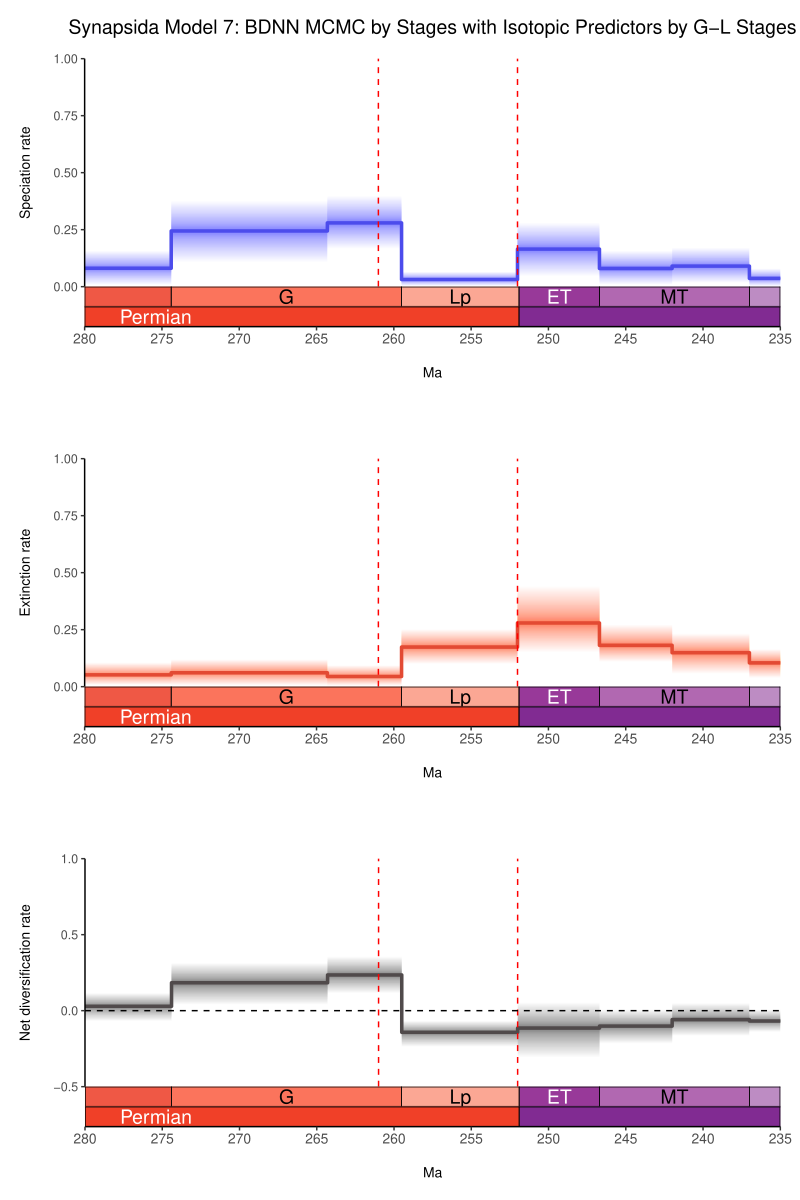

Write the R code that produced this figure.
library(ggplot2)
library(scales)
library(gridExtra)
library(deeptime)
library(gtable)
library(grid)

##############  PREPPING DATA VECTORS, COPY IN THE PATH TO THE RTT SCRIPT
rtt_text <- readLines("C:\\Users\\SimoesLabAdmin\\Documents\\pt_diversity_rates\\updated_occurrence_analyses\\model_7\\isotopic_gl_stages\\synapsida\\combined_10_RTT.r", warn = FALSE)

# Search for lines in rtt_text that contain any of the vectors we need
# Note that vectors in BDNN, RJMCMC, and non-BDNN/non-RJMCMC models have different names, so we'll need to do some transformations and conditionals
# age = time (should be negative, descending, so -1, -2, for ex)
# L = Speciation, M = extinction, R = netdiversification, M95 = max 95% HPD, m95 = min 95% HPD, mean = rate (central line)

# Searching for NON-BDNN, NON-RJMCMC VECTORS
L_hpd_m95 <- grep("^\\s*L_hpd_m95\\s*=", rtt_text, value = TRUE)
L_hpd_M95 <- grep("^\\s*L_hpd_M95\\s*=", rtt_text, value = TRUE)
L_mean <- grep("^\\s*L_mean\\s*=", rtt_text, value = TRUE)
M_hpd_m95 <- grep("^\\s*M_hpd_m95\\s*=", rtt_text, value = TRUE)
M_hpd_M95 <- grep("^\\s*M_hpd_M95\\s*=", rtt_text, value = TRUE)
M_mean <- grep("^\\s*M_mean\\s*=", rtt_text, value = TRUE)
R_hpd_m95 <- grep("^\\s*R_hpd_m95\\s*=", rtt_text, value = TRUE)
R_hpd_M95 <- grep("^\\s*R_hpd_M95\\s*=", rtt_text, value = TRUE)
R_mean <- grep("^\\s*R_mean\\s*=", rtt_text, value = TRUE)
age <- grep("^\\s*age\\s*=", rtt_text, value = TRUE)

# Searching for BDNN VECTORS
time_vec <- grep("^\\s*time_vec\\s*=", rtt_text, value = TRUE)
sp_mean <- grep("^\\s*sp_mean\\s*=", rtt_text, value = TRUE)
ex_mean <- grep("^\\s*ex_mean\\s*=", rtt_text, value = TRUE)
div_mean <- grep("^\\s*div_mean\\s*=", rtt_text, value = TRUE)
sp_lwr <- grep("^\\s*sp_lwr\\s*=", rtt_text, value = TRUE)
ex_lwr <- grep("^\\s*ex_lwr\\s*=", rtt_text, value = TRUE)
div_lwr <- grep("^\\s*div_lwr\\s*=", rtt_text, value = TRUE)
sp_upr <- grep("^\\s*sp_upr\\s*=", rtt_text, value = TRUE)
ex_upr <- grep("^\\s*ex_upr\\s*=", rtt_text, value = TRUE)
div_upr <- grep("^\\s*div_upr\\s*=", rtt_text, value = TRUE)

# Search for RJMCMC VECTORS
time <- grep("^\\s*time\\s*=", rtt_text, value = TRUE)
rate <- grep("^\\s*rate\\s*=", rtt_text, value = TRUE)
minHPD <- grep("^\\s*minHPD\\s*=", rtt_text, value = TRUE)
maxHPD <- grep("^\\s*maxHPD\\s*=", rtt_text, value = TRUE)
# All the RJMCMC div vectors have net_ prefix
net_rate <- grep("^\\s*net_rate\\s*=", rtt_text, value = TRUE)  
net_minHPD <- grep("^\\s*net_minHPD\\s*=", rtt_text, value = TRUE)
net_maxHPD <- grep("^\\s*net_maxHPD\\s*=", rtt_text, value = TRUE)

# Execute NON-BDNN, NON-RJMCMC vectors only if all those vectors were found/exist
if (length(L_hpd_m95) > 0 && length(L_hpd_M95) > 0 && length(L_mean) > 0 &&
    length(M_hpd_m95) > 0 && length(M_hpd_M95) > 0 && length(M_mean) > 0 &&
    length(R_hpd_m95) > 0 && length(R_hpd_M95) > 0 && length(R_mean) > 0 &&
    length(age) > 0) {
  
  eval(parse(text = L_hpd_m95))
  eval(parse(text = L_hpd_M95))
  eval(parse(text = L_mean))
  eval(parse(text = M_hpd_m95))
  eval(parse(text = M_hpd_M95))
  eval(parse(text = M_mean))
  eval(parse(text = R_hpd_m95))
  eval(parse(text = R_hpd_M95))
  eval(parse(text = R_mean))
  eval(parse(text = age))
  
  print("Non-BDNN, Non-RJMCMC vectors loaded successfully.")
  
  # Execute BDNN vectors only if all those vectors were found/exist AND the first condition was not met
} else if (length(time_vec) > 0 && length(sp_mean) > 0 && length(ex_mean) > 0 &&
           length(div_mean) > 0 && length(sp_lwr) > 0 && length(ex_lwr) > 0 &&
           length(div_lwr) > 0 && length(sp_upr) > 0 && length(ex_upr) > 0 &&
           length(div_upr) > 0) {
  
  eval(parse(text = time_vec))
  time_vec <- -time_vec  # Convert to negative time for plotting  
  eval(parse(text = sp_mean))
  eval(parse(text = ex_mean))
  eval(parse(text = div_mean))
  eval(parse(text = sp_lwr))
  eval(parse(text = ex_lwr))
  eval(parse(text = div_lwr))
  eval(parse(text = sp_upr))
  eval(parse(text = ex_upr))
  eval(parse(text = div_upr))
  # Now reverse all of these vectors
  time_vec <- rev(time_vec)
  sp_mean <- rev(sp_mean)
  ex_mean <- rev(ex_mean)
  div_mean <- rev(div_mean)
  sp_lwr <- rev(sp_lwr)
  ex_lwr <- rev(ex_lwr)
  div_lwr <- rev(div_lwr)
  sp_upr <- rev(sp_upr)
  ex_upr <- rev(ex_upr)
  div_upr <- rev(div_upr)
  # RENAME the BDNN vectors to match the NON-BDNN, Non-RJMCMC vectors so that the following graphing code works
  L_hpd_m95 <- sp_lwr
  L_hpd_M95 <- sp_upr
  L_mean <- sp_mean
  M_hpd_m95 <- ex_lwr
  M_hpd_M95 <- ex_upr
  M_mean <- ex_mean
  R_hpd_m95 <- div_lwr
  R_hpd_M95 <- div_upr
  R_mean <- div_mean
  age <- time_vec
  
  print("BDNN vectors loaded successfully.")
  
  # Execute RJMCMC vectors only if all those vectors were found/exist AND the previous conditions were not met
} else if (length(time) > 2 && length(rate) > 2 && length(minHPD) > 2 &&
           length(maxHPD) > 2) {
  # The grep found multiple lines, so we need to parse them
  # Parse and create numbered variables for each of the vars found
  for (i in seq_along(rate)) {
    rhs <- sub("^\\s*rate\\s*=\\s*", "", rate[i])
    assign(paste0("rate_", i), eval(parse(text = rhs)))
  }
  
  for (i in seq_along(minHPD)) {
    rhs <- sub("^\\s*minHPD\\s*=\\s*", "", minHPD[i])
    assign(paste0("minHPD_", i), eval(parse(text = rhs)))
  }
  
  for (i in seq_along(maxHPD)) {
    rhs <- sub("^\\s*maxHPD\\s*=\\s*", "", maxHPD[i])
    assign(paste0("maxHPD_", i), eval(parse(text = rhs)))
  }
  
  L_mean <- rate_1
  M_mean <- rate_2
  L_hpd_m95 <- minHPD_1
  L_hpd_M95 <- maxHPD_1
  M_hpd_m95 <- minHPD_2
  M_hpd_M95 <- maxHPD_2
  
  age <- eval(parse(text = sub("^\\s*time\\s*=\\s*", "", grep("^\\s*time\\s*=", rtt_text, value = TRUE)[1])))
  R_mean <- eval(parse(text = sub("^\\s*net_rate\\s*=\\s*", "", grep("^\\s*net_rate\\s*=", rtt_text, value = TRUE))))
  R_hpd_m95 <- eval(parse(text = sub("^\\s*net_minHPD\\s*=\\s*", "", grep("^\\s*net_minHPD\\s*=", rtt_text, value = TRUE))))
  R_hpd_M95 <- eval(parse(text = sub("^\\s*net_maxHPD\\s*=\\s*", "", grep("^\\s*net_maxHPD\\s*=\\s*", rtt_text, value = TRUE))))
  
  print("RJMCMC vectors loaded successfully.")
  
} else {
  print("No complete set of vectors found in the provided RTT script.")
}

# Mass extinction events
perm_trias_extinction <- -252 
guadalupian_extinction <- -261

# Custom tick positions
x_ticks <- seq(-300, -200, by=5) ###################### CHANGE THIS TO MODIFY X TICKS
x_tick_labels <- abs(x_ticks)

# Modified plot_RTT function that returns data for ggplot
get_RTT_data <- function(age, hpd_M, hpd_m, mean_m, color) {
    N <- 100
    beta <- (1:(N-1))/N
    alpha_shape <- 0.25
    cat <- 1-(beta^(1./alpha_shape))
    
    # Create data frame for the polygons
    poly_data <- data.frame()
    
    for (i in 1:(N-1)) {
        trans <- 1/N + 2/N
        upper <- hpd_M-((hpd_M-mean_m)*cat[i])
        lower <- hpd_m+((mean_m-hpd_m)*cat[i])
        
        temp_df <- data.frame(
            age = c(age, rev(age)),
            y = c(upper, rev(lower)),
            group = i,
            alpha = trans
        )
        poly_data <- rbind(poly_data, temp_df)
    }
    
    return(list(poly_data = poly_data, mean_data = data.frame(age = age, y = mean_m)))
}

# Create plotting data for each rate
L_data <- get_RTT_data(age, L_hpd_M95, L_hpd_m95, L_mean, "#4c4cec")
M_data <- get_RTT_data(age, M_hpd_M95, M_hpd_m95, M_mean, "#e34a33")
R_data <- get_RTT_data(age, R_hpd_M95, R_hpd_m95, R_mean, "#504A4B")

# Function to create each plot with smooth polygons and geological timescale
create_plot_with_geo <- function(poly_data, mean_data, color, title, ylab, ylim, show_x_axis = FALSE) {
  # Create main plot
  main_plot <- ggplot() +
    # Plot the HPD intervals with transparency gradient
    geom_polygon(data = poly_data, 
                aes(x = age, y = y, group = group, alpha = alpha), 
                fill = color, na.rm = TRUE) +
    # Plot the mean line
    geom_line(data = mean_data, 
             aes(x = age, y = y), 
             color = color, size = 1.2, lineend = "round") +
    # Add mass extinction lines
    geom_vline(xintercept = guadalupian_extinction, 
               color = "red", linetype = "dashed") +
    geom_vline(xintercept = perm_trias_extinction, 
               color = "red", linetype = "dashed", size = 0.5) +
    # Custom x-axis
    scale_x_continuous(breaks = x_ticks, labels = if(show_x_axis) x_tick_labels else NULL, 
                      limits = c(-300, -200), name = if(show_x_axis) "Ma" else NULL) +
    # Labels and titles
    labs(title = title, y = ylab) +
    # Set y limits with coord_cartesian for smooth polygons
    coord_cartesian(ylim = ylim, xlim = c(-300, -200), expand = FALSE) +
    # Remove legend and adjust alpha scale
    scale_alpha_continuous(range = c(0.005, 0.05), guide = "none") +
    # Theme adjustments
    theme_classic() +
    theme(
      text = element_text(size = 10),
      axis.text.x = if(show_x_axis) element_text(size = 10) else element_blank(),
      axis.ticks.x = if(show_x_axis) element_line() else element_blank(),
      axis.text.y = element_text(size = 9),
      axis.title = element_text(size = 10),
      axis.title.x = element_text(size = 10, margin = margin(t = 15)),
      axis.title.y = element_text(margin = margin(r = 15)),
      plot.title = element_text(size = 14, hjust = 0.5, margin = margin(b = 15)),
      plot.margin = unit(c(0.5, 0.5, if(show_x_axis) 0.5 else 0.1, 0.5), "cm"), # unit(c(top, right, bottom, left), "unit")
      panel.grid.major = element_blank(),
      panel.grid.minor = element_blank()
    )
  
  # Add horizontal line for net diversification plot
  if (ylab == "Net diversification rate") {
    main_plot <- main_plot + geom_hline(yintercept = 0, linetype = "dashed", color = "black")
  }
  
  # Add geological timescale directly to the plot
  main_plot <- main_plot + 
  # Custom x-axis 
    coord_geo(
      dat = list("international epochs", "international periods"),
      expand= FALSE,
      abbrv = list(TRUE, FALSE),
      pos = list("bottom", "bottom"),
      alpha = 1,
      ylim = ylim, ######### COMMENT THIS OUT TO AUTO-SCALE Y AXIS (even if you pass a ylim argument, if this is commented out, it will auto-scale based on data vectors)
      height = unit(1, "line"),
      neg = TRUE,
      xlim = c(-280, -235)) ############################# CHANGE THIS TO MODIFY X LIMITS, I.E., TIME FRAME
  
  return(main_plot)
}

############# CALL THE FUNCTION WITH CUSTOM ARGUMENTS
############# TITLE, YLIM
p1 <- create_plot_with_geo(L_data$poly_data, L_data$mean_data, "#4c4cec", 
                         "Synapsida Model 7: BDNN MCMC by Stages with Isotopic Predictors by G-L Stages", 
                         "Speciation rate", c(0, 1), show_x_axis = TRUE) 

p2 <- create_plot_with_geo(M_data$poly_data, M_data$mean_data, "#e34a33", 
                         "", "Extinction rate", c(0, 1), show_x_axis = TRUE)

p3 <- create_plot_with_geo(R_data$poly_data, R_data$mean_data, "#504A4B", 
                         "", "Net diversification rate", c(-0.5, 1), show_x_axis = TRUE)

# Combine all plots
final_plot <- grid.arrange(
  p1, p2, p3,
  ncol = 1,
  heights = c(1, 1, 1) 
)

############# SAVE TO CUSTOM PDF PATH
pdf(file = "C:\\Users\\SimoesLabAdmin\\Documents\\pt_diversity_rates\\updated_occurrence_analyses\\model_7\\isotopic_gl_stages\\synapsida\\combined_10_RTT_deeptime.pdf", 
    width = 8, height = 12)
grid.draw(final_plot)
dev.off()
